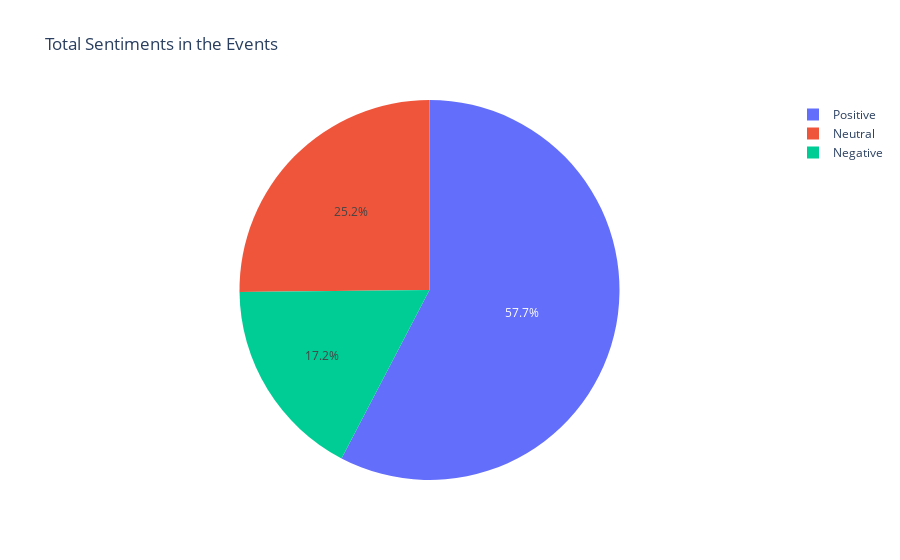

Notebook code cell kept with this figure:
### Code cell
fig = px.pie(Eventspal,values=Eventspal['Sentiment'].value_counts(),names=Eventspal['Sentiment'].unique(),title='Total Sentiments in the Events')
fig.show()

### Figure 1 — Plotly figure (JSON) as saved in the notebook; plotly's stock layout.template omitted (floating-point values rounded to 4 significant figures)
{"data": [{"domain": {"x": [0, 1], "y": [0, 1]}, "hovertemplate": "label=%{label}<br>value=%{value}<extra></extra>", "labels": ["Positive", "Neutral", "Negative"], "legendgroup": "", "name": "", "showlegend": true, "type": "pie", "values": [6703, 2926, 1996]}], "layout": {"legend": {"tracegroupgap": 0}, "title": {"text": "Total Sentiments in the Events"}}}
